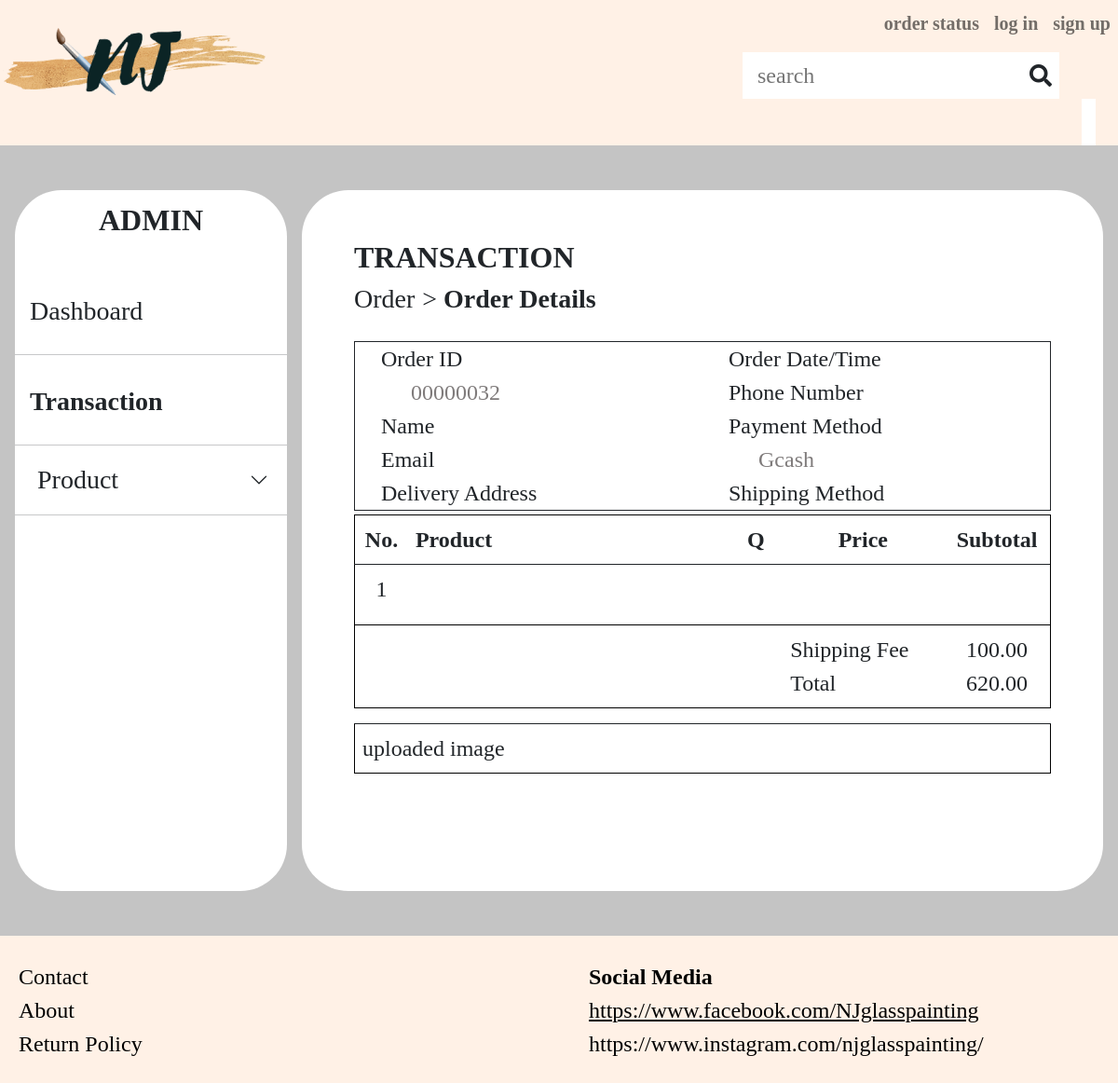
Before: /users/staff/staff-transaction/orderdetails.php?vieworder=00000032 with the older database file.
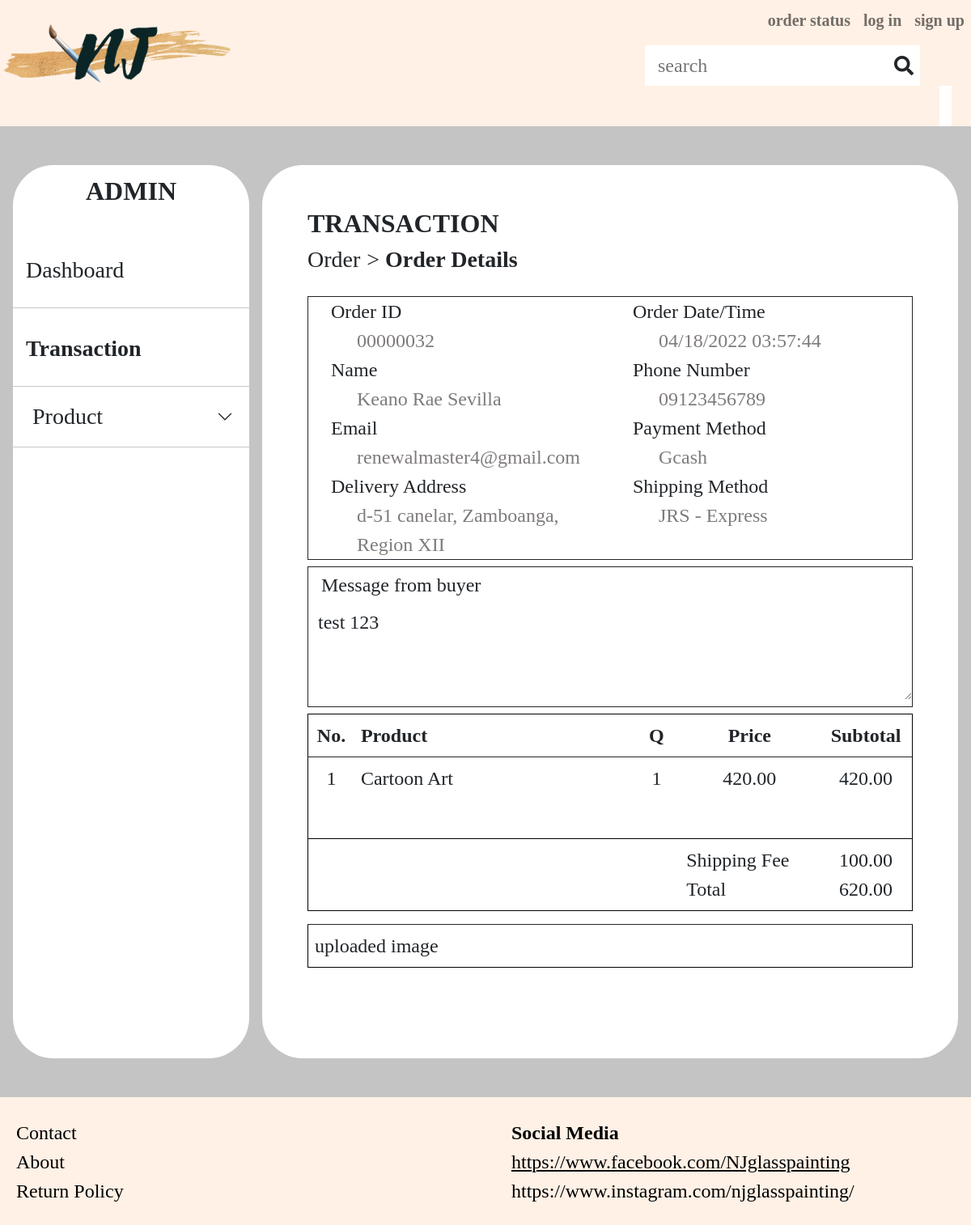
After: the same page with the newer database file.
### tables this page shows
CREATE TABLE `orders` (
  `id` mediumint(8) UNSIGNED ZEROFILL NOT NULL,
  `customer_id` mediumint(8) UNSIGNED ZEROFILL NOT NULL,
  `receiver_name` varchar(50) NOT NULL,
  `email` varchar(50) NOT NULL,
  `shipping_address` varchar(50) NOT NULL,
  `shipping_city` varchar(50) NOT NULL,
  `ship_postal_code` varchar(50) NOT NULL,
  `contact_number` varchar(50) NOT NULL,
  `shipping_fee` decimal(7,2) NOT NULL,
  `shipping_method` varchar(50) NOT NULL,
  `message` varchar(255) NOT NULL,
  `order_status` tinyint(11) NOT NULL,
  `order_date` timestamp NOT NULL DEFAULT current_timestamp(),
  `paid_date` timestamp NULL DEFAULT NULL ON UPDATE current_timestamp(),
  `shipped_date` timestamp NULL DEFAULT NULL ON UPDATE current_timestamp()
);

CREATE TABLE `user` (
  `id` mediumint(8) UNSIGNED ZEROFILL NOT NULL,
  `username` varchar(50) NOT NULL,
  `password` varchar(255) NOT NULL,
  `first_name` varchar(50) NOT NULL,
  `last_name` varchar(50) NOT NULL,
  `email` varchar(50) DEFAULT NULL,
  `phone_number` varchar(50) NOT NULL,
  `role` varchar(50) NOT NULL,
  `verify_key` varchar(255) NOT NULL,
  `verify_status` tinyint(1) NOT NULL DEFAULT 0,
  `verified_at` timestamp NULL DEFAULT NULL ON UPDATE current_timestamp(),
  `created_at` timestamp NOT NULL DEFAULT current_timestamp(),
  `modified_at` timestamp NOT NULL DEFAULT current_timestamp() ON UPDATE current_timestamp()
);

CREATE TABLE `product` (
  `id` int(11) NOT NULL,
  `product_name` varchar(50) NOT NULL,
  `product_cover` varchar(50) NOT NULL,
  `product_cover_path` varchar(255) NOT NULL,
  `product_details` varchar(255) NOT NULL,
  `products_rating` varchar(50) NOT NULL,
  `1ch_price` decimal(7,2) NOT NULL,
  `2ch_price` decimal(7,2) NOT NULL,
  `add_char` decimal(7,2) NOT NULL,
  `add_dedication` decimal(7,2) NOT NULL,
  `category` varchar(100) NOT NULL
);

CREATE TABLE `order_details` (
  `id` mediumint(8) UNSIGNED ZEROFILL NOT NULL,
  `order_id` mediumint(8) UNSIGNED ZEROFILL NOT NULL,
  `product_id` int(11) NOT NULL,
  `quantity` int(11) DEFAULT 0,
  `product_price` decimal(7,2) NOT NULL,
  `add_ons` decimal(7,2) NOT NULL DEFAULT 0.00,
  `add_ons_details` varchar(200) NOT NULL,
  `uploaded_image` varchar(255) NOT NULL
);

### users/staff/process/info.php (called while the page is built, shortened)
<?php
    $database = new Connection();
    $db = $database->open();
    if(isset($_GET['vieworder'])){
        $id = $_GET['vieworder'];
        try{
            $sql = $db->prepare("SELECT o.id, DATE_FORMAT(o.order_date, '%m/%d/%Y %H:%i:%s') as date, CONCAT(u.first_name,' ',u.last_name) AS name,
                u.phone_number, u.email, CONCAT(o.shipping_address,', ',o.shipping_city) AS address, o.shipping_method, p.product_name,
                od.quantity, od.product_price, (od.quantity*od.product_price) AS subtotal, o.message, os.name AS status
                FROM orders o JOIN user u JOIN product p JOIN order_details od JOIN order_status os
                ON o.customer_id=u.id AND o.id=od.order_id AND p.id=od.product_id AND o.id=od.order_id AND os.id=o.order_status
                WHERE o.id=:id");
                $sql->bindParam(':id', $id);
                $sql->execute();
                if($row=$sql->fetch(PDO::FETCH_ASSOC)){
                    $date = $row['date'];
                    $name = $row['name'];
                    $num = $row['phone_number'];
                    $email = $row['email'];
                    $addr = $row['address'];
                    $ship_method = $row['shipping_method'];
                    $productname = $row['product_name'];
                    $quantity = $row['quantity'];
                    $price = $row['product_price'];
                    $subtotal = $row['subtotal'];
                    $message = $row['message'];
                }
        }
        catch(PDOException $e){
            $_SESSION['msg'] = $e->getMessage();
        }
    }
?>

### users/staff/staff-transaction/orderdetails.php (the view, shortened to what the changed rows need)
<?php
    include('../../../include/header.php');
    include('../process/info.php');
?>
<div class="container-fluid admin p-0">
    <br>
    <br>
    <div class="row gx-3 pb-5 px-4" style="min-height: 800px;">
        <div class="col-3 sidebar p-0 me-3">
            <br>
            <div class="ms-2">
                <div class="accordion" id="product-collapse">
                    <div class="accordion-item">
                        <h2 class="accordion-header" id="headingOne">
                            <button class="accordion-button fs-3 ps-2 py-1 collapsed shadow-none" type="button" data-bs-toggle="collapse" data-bs-target="#product" aria-expanded="false" aria-controls="product">
                                <span class="iconify fs-2 me-2" data-icon="bytesize:cart"></span>Product
                            </button>
                        </h2>
                    </div>
                </div>
            </div>
        </div>
        <div class="col right">
            <br>
            <br>
            <form action="" method="POST">
                <div class="row border border-dark mx-5">
                    <div class="col-md-6">
                        <div>
                            <div class="d-flex align-items-center">
                                <p class="mb-0 fs-4">Name</p>
                            </div>
                            <p class="my-0 fs-4 ms-5" style="color: #7F7B7B;"><?php echo $name; ?></p>
                        </div>
                        <div>
                            <div class="d-flex align-items-center">
                                <p class="mb-0 fs-4">Email</p>
                            </div>
                            <p class="mb-0 fs-4 ms-5" style="color: #7F7B7B;"><?php echo $email; ?></p>
                        </div>
                        <div>
                            <div class="d-flex align-items-center">
                                <p class="mb-0 fs-4">Delivery Address</p>
                            </div>
                            <p class="mb-0 fs-4 ms-5" style="color: #7F7B7B;"><?php echo $addr; ?></p>
                        </div>
                    </div>
                    <div class="col-md-6">
                        <div>
                            <div class="d-flex align-items-center">
                                <p class="mb-0 fs-4">Order Date/Time</p>
                            </div>
                            <p class="mb-0 fs-4 ms-5" style="color: #7F7B7B;"><?php echo $date; ?></p>
                        </div>
                        <div>
                            <div class="d-flex align-items-center">
                                <p class="mb-0 fs-4">Phone Number</p>
                            </div>
                            <p class="mb-0 fs-4 ms-5" style="color: #7F7B7B;"><?php echo $num; ?></p>
                        </div>
                        <div>
                            <div class="d-flex align-items-center">
                                <p class="mb-0 fs-4">Shipping Method</p>
                            </div>
                            <p class="mb-0 fs-4 ms-5" style="color: #7F7B7B;"><?php echo $ship_method; ?></p>
                        </div>
                    </div>
                </div>
                <?php
                    if($message == ""){
                        echo "";
                    }
                    else{
                ?>
                <div class="my-2 mx-5 border border-dark">
                    <div class="d-flex px-2 py-1 align-items-center">
                        <p class="mb-0 fs-4">Message from buyer</p>
                    </div>
                    <textarea class="form-control border-0 shadow-none rounded-0 mb-2 fs-4" name="message" rows="3" readonly><?php echo $message; ?></textarea>
                </div>
                <?php
                    }
                ?>
                <div class="mx-5">
                    <table class="table mt-1 text-center">
                        <thead>
                            <tr class="fs-4">
                                <th scope="col" class="col-sm-1">No.</th>
                                <th scope="col" class="col-sm-6 text-start">Product</th>
                                <th scope="col" class="col-sm-1">Q</th>
                                <th scope="col" class="col-sm-3">Price</th>
                                <th scope="col" class="col-sm-2">Subtotal</th>
                            </tr>
                        </thead>
                        <tbody>
                            <tr class="mb-3" >
                                <td>
                                    <p class="mb-0 fs-4">1</p>
                                </td>
                                <td>
                                    <p class="mb-0 fs-4 text-start"><?php echo $productname; ?></p>
                                </td>
                                <td>
                                    <p class="mb-0 fs-4"><?php echo $quantity; ?></p>
                                </td>
                                <td>
                                    <p class="mb-0 fs-4"><?php echo $price; ?></p>
                                </td>
                                <td>
                                    <p class="mb-5 fs-4"><?php echo $subtotal; ?></p>
                                </td>
                            </tr>
                        </tbody>
                    </table>
                </div>
            </form>
            <br>
            <br>
            <br>
            <br>
        </div>
    </div>
</div>
<?php include('../../../include/footer.php'); ?>

Changed rows visible on the page:
added orders: customer.email "renewalmaster4@gmail.com", customer.phone_number "09123456789", shipping_method "JRS - Express", message "test 123", product.product_name "Cartoon Art", order_details.quantity "1", order_details.product_price "420.00"
Other visible differences:
$name: (not shown) → "Keano Rae Sevilla"
$addr: (not shown) → "d-51 canelar, Zamboanga, Region XII"
$date: (not shown) → "04/18/2022 03:57:44"
$subtotal: (not shown) → "420.00"
text now shown: "Message from buyer"
